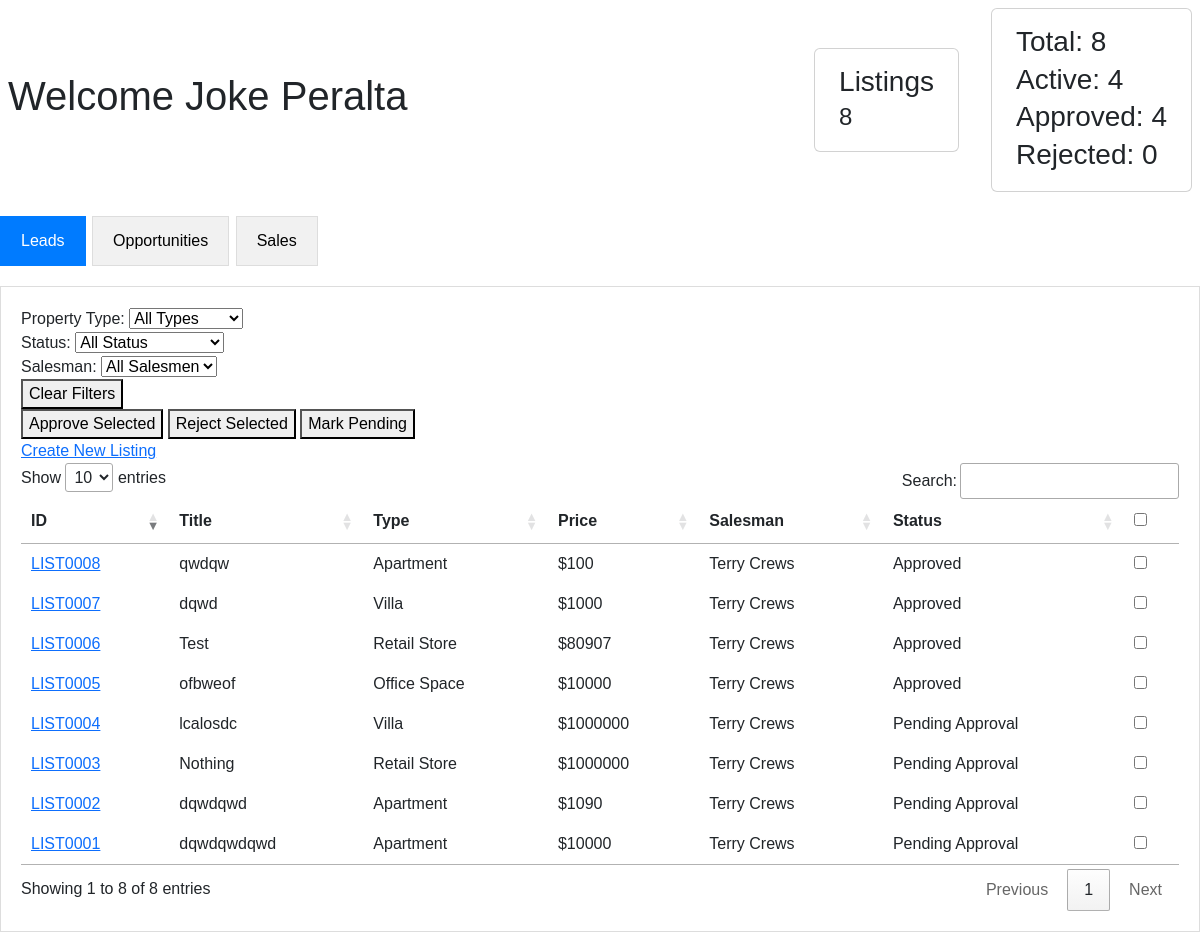
The page /dashboard/manager/ (signed in) on the database as committed earlier.
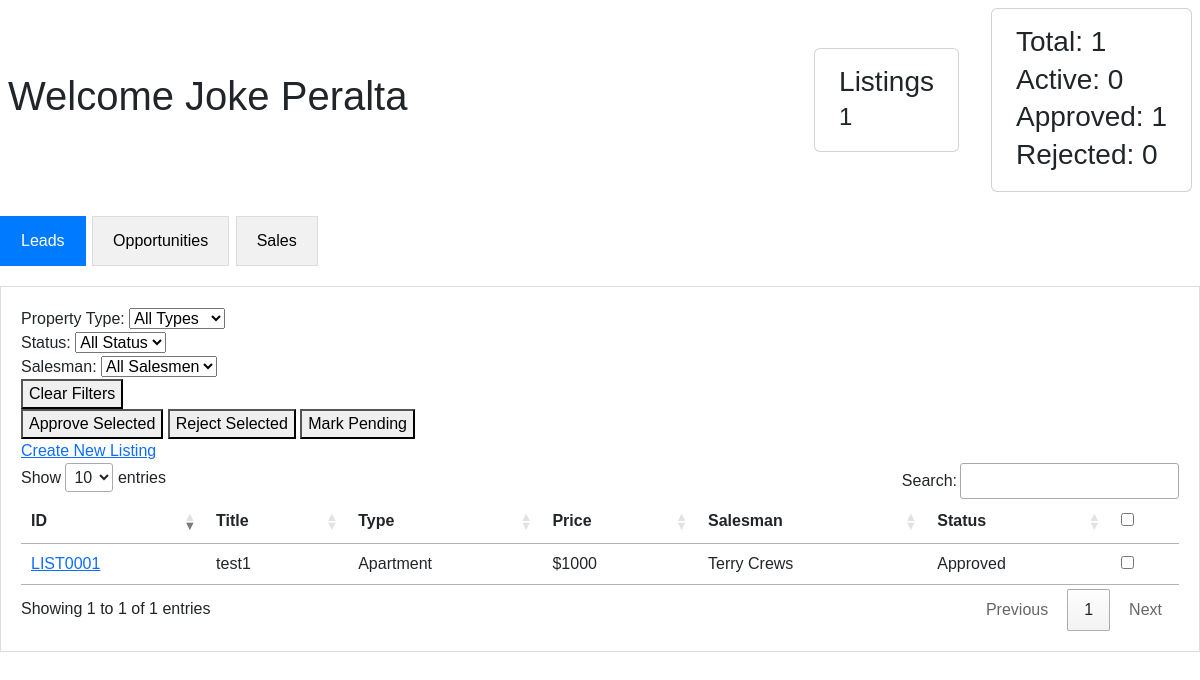
The same page on the database as committed later.
### inventory/models.py (models this page shows, shortened)
class Listing(models.Model):
    class typeChoices(models.TextChoices):
        VILLA = "Villa", "Villa"
        APARTMENT = "Apartment", "Apartment"
        WAREHOUSE = "Warehouse", "Warehouse"
        RETAIL_STORE = "Retail", "Retail Store"
        OFFICE_SPACE = "Office", "Office Space"
    class leadStatusChoices(models.TextChoices):
        PENDING = "Pending", "Pending Approval"
        REJECTED = "Rejected", "Rejected"
        APPROVED = "Approved", "Approved"
    class oppStatusChoices(models.TextChoices):
        PROSPECTING = "Prospecting", "Prospecting"
        NEGOTIATING = "Negotiating", "Negotiating"
        PENDING = "Pending", "Pending Approval"
        REJECTED = "Rejected", "Rejected"
        APPROVED = "Approved", "Approved"
    class saleStatusChoices(models.TextChoices):
        PROCESSING = "Processing", "Processing"
        CLOSED_WON = "ClosedW", "Closed Won"
        CLOSED_LOST = "ClosedL", "Closed Lost"
    id = models.CharField(max_length=10, primary_key=True)
    branch  = models.ForeignKey(
        'org.Branch',
        on_delete=models.CASCADE,
        related_name='listings'
    )
    type = models.TextField(
        choices=typeChoices.choices,
        default=typeChoices.APARTMENT)
    proposed_price = models.DecimalField(max_digits=12, decimal_places=2)
    title = models.CharField(max_length=200)
    address = models.TextField()
    city = models.CharField(max_length=100)
    lead_status = models.TextField(
        choices=leadStatusChoices.choices,
        default=leadStatusChoices.PENDING
    )
    lead_approved_by = models.ForeignKey(
        'accounts.User',
        on_delete=models.SET_NULL,
        null=True,
        blank=True,
        related_name='approved_leads'
    )
    lead_approved_at = models.DateTimeField(null=True, blank=True)
    opp_status = models.TextField(
        choices=oppStatusChoices.choices,
        default=oppStatusChoices.PENDING,
        null=True, blank=True
    )
    opp_approved_by = models.ForeignKey(
        'accounts.User',
        on_delete=models.SET_NULL,
        null=True,
        blank=True,
        related_name='approved_opportunities'
    )
    opp_approved_at = models.DateTimeField(null=True, blank=True)
    opp_price = models.DecimalField(max_digits=12, decimal_places=2, null=True, blank=True)
    sale_status = models.TextField(
        choices=saleStatusChoices.choices,
        default=saleStatusChoices.PROCESSING,
        null=True, blank=True
    )
    sale_closed_at = models.DateTimeField(null=True, blank=True)
    sale_price = models.DecimalField(max_digits=12, decimal_places=2, null=True, blank=True)
    created_at = models.DateTimeField(auto_now_add=True)
    updated_at = models.DateTimeField(auto_now=True)
    is_active = models.BooleanField(default=True)
    assigned_salesman = models.ForeignKey(
        'accounts.User',
        on_delete=models.SET_NULL,
        null=True,
        blank=True,
        related_name='assigned_salesmen',
        limit_choices_to={'role': 'Salesman'},
    )
    comments = models.CharField(null=True, max_length=100, blank=True)

### accounts/models.py (models this page shows, shortened)
class User(AbstractUser):
    class Role(models.TextChoices):
        CEO = "CEO", "CEO",
        MANAGER = "Manager", "Manager",
        SALESMAN = "Salesman", "Salesman"
    role = models.CharField(
        max_length=20,
        choices=Role.choices,
        default=Role.SALESMAN
    )
    branch = models.ForeignKey(
        'org.Branch',
        on_delete=models.SET_NULL,
        null=True,
        blank=True,
        related_name='users'
    )

### dashboards/views.py (the view, shortened to what this page needs)
# urls.py: path('manager/', views.manager_dashboard, name='manager_dashboard'),
@login_required
@user_passes_test(is_manager)
def manager_dashboard(request):
    listings = listings_visible_to(request.user)
    lead_count = listings.filter(
        Q(lead_status=Listing.leadStatusChoices.PENDING) |
        Q(lead_status=Listing.leadStatusChoices.APPROVED) |
        Q(lead_status=Listing.leadStatusChoices.REJECTED)).count()
    lead_active_count = listings.filter(lead_status=Listing.leadStatusChoices.PENDING).count()
    lead_approved_count = listings.filter(lead_status=Listing.leadStatusChoices.APPROVED).count()
    lead_rejected_count = listings.filter(lead_status=Listing.leadStatusChoices.REJECTED).count()
    opp_count = listings.filter(
        Q(opp_status=Listing.oppStatusChoices.PENDING) |
        Q(opp_status=Listing.oppStatusChoices.PROSPECTING) |
        Q(opp_status=Listing.oppStatusChoices.NEGOTIATING) |
        Q(opp_status=Listing.oppStatusChoices.APPROVED) |
        Q(opp_status=Listing.oppStatusChoices.REJECTED)).count()
    opp_active_count = listings.filter(
        Q(opp_status=Listing.oppStatusChoices.PENDING) |
        Q(opp_status=Listing.oppStatusChoices.PROSPECTING) |
        Q(opp_status=Listing.oppStatusChoices.NEGOTIATING)).count()
    opp_approved_count = listings.filter(opp_status=Listing.oppStatusChoices.APPROVED).count()
    opp_rejected_count = listings.filter(opp_status=Listing.oppStatusChoices.REJECTED).count()
    sale_count = listings.filter(
        Q(sale_status=Listing.saleStatusChoices.PROCESSING) |
        Q(sale_status=Listing.saleStatusChoices.CLOSED_WON) |
        Q(sale_status=Listing.saleStatusChoices.CLOSED_LOST)).count()
    sale_active_count = listings.filter(sale_status=Listing.saleStatusChoices.PROCESSING).count()
    sale_won_count = listings.filter(sale_status=Listing.saleStatusChoices.CLOSED_WON).count()
    sale_lost_count = listings.filter(sale_status=Listing.saleStatusChoices.CLOSED_LOST).count()
    stage = request.POST.get('stage', 'lead')
    context = {
        'listings': listings,
        'lead_count': lead_count,
        'lead_active_count': lead_active_count,
        'lead_approved_count': lead_approved_count,
        'lead_rejected_count': lead_rejected_count,
        'opp_count': opp_count,
        'opp_active_count': opp_active_count,
        'opp_approved_count': opp_approved_count,
        'opp_rejected_count': opp_rejected_count,
        'sale_count': sale_count,
        'sale_active_count': sale_active_count,
        'sale_won_count': sale_won_count,
        'sale_lost_count': sale_lost_count,
        'stage': stage
    }
    return render(request, 'dashboards/manager_dashboard.html', context)

### dashboards/views.py (called while the page is built)
def is_manager(user):
    return user.groups.filter(name='Manager').exists()

### inventory/views.py (called while the page is built)
def listings_visible_to(user):
    if not user.is_authenticated:
        return Listing.objects.none()
    if user.role == 'Salesman':
        return Listing.objects.filter(
            branch=user.branch,
            assigned_salesman=user
        )
    elif user.role == 'Manager':
        return Listing.objects.filter(branch=user.branch)
    elif user.role == 'CEO':
        return Listing.objects.all()
    return Listing.objects.none()

### dashboards/templates/dashboards/manager_dashboard.html (shortened to what this page needs)
{% extends 'dashboards/base_dashboard.html' %}
{% block content %}
{{ block.super }}
<div id="lead" class="tabcontent" style="display: block;">
    <form method="post" id="batch-form-leads">
        <div>
            <div>
                <label>Property Type:</label>
                <select id="typeFilterLeads">
                    <option value="">All Types</option>
                </select>
            </div>
            <div>
                <label>Status:</label>
                <select id="statusFilterLeads">
                    <option value="">All Status</option>
                </select>
            </div>
            <div>
                <label>Salesman:</label>
                <select id="salesmanFilterLeads">
                    <option value="">All Salesmen</option>
                </select>
            </div>
            <div>
                <button type="button" id="clearFiltersLeads">Clear Filters</button>
            </div>
        </div>
        <div>
            <div>
                <button type="button" onclick="setAction('approve','leads')">
                    Approve Selected
                </button>
                <button type="button" onclick="setAction('reject','leads')">
                    Reject Selected
                </button>
                <button type="button" onclick="setAction('pending','leads')">
                    Mark Pending
                </button>
                {% if perms.inventory.add_listing %}
                <div>
                    <a href="{% url 'inventory:listing_create_manager' %}">
                        Create New Listing
                    </a>
                </div>
                {% endif %}
            </div>
        </div>
        <div>
            {% if listings %}
            <table id="manager-leads-table">
                <thead>
                    <tr>
                        <th>ID</th>
                        <th>Title</th>
                        <th>Type</th>
                        <th>Price</th>
                        <th>Salesman</th>
                        <th>Status</th>
                        <th><input type="checkbox" id="select_all" onchange="toggleSelectAll(this)"> </th>
                    </tr>
                </thead>
                <tbody>
                    {% for listing in listings %}
                    <tr>
                        <td>
                            <a href="{% url 'inventory:listing_detail' listing.pk %}">
                                {{ listing.id }}
                            </a>
                        </td>
                        <td>{{ listing.title }}</td>
                        <td>{{ listing.get_type_display }}</td>
                        <td>${{ listing.proposed_price|floatformat:0 }}</td>
                        <td>{{ listing.assigned_salesman.get_full_name|default:listing.assigned_salesman.username|default:"—" }}</td>
                        <td>
                            <span>
                                {{ listing.get_lead_status_display }}
                            </span>
                        </td>
                        <td>
                            <input type="checkbox" name="listing_ids" value="{{ listing.id }}" class="listing-checkbox">
                        </td>
                    </tr>
                    {% endfor %}
                </tbody>
            </table>
            {% else %}
            <p>No listings found.</p>
            {% endif %}
        </div>
    </form>
</div>
{% endblock %}

### dashboards/templates/dashboards/base_dashboard.html (shortened to what this page needs)
{% extends 'base.html' %}
{% block content %}
<div class="d-flex align-items-center gap-4 mb-4">
    <h1 class="flex-grow-1 mb-0 ms-2">Welcome {{ user.get_full_name }}</h1>
    <div class="card flex-shrink-1 mt-2 me-2">
        <div class="card-body py-3 px-4">
            <h3 class="card-title mb-1">Listings</h3>
            <h4 class="mb-1">{{ listings|length }}</h4>
        </div>
    </div>
    <div class="stats-group" id="stats-lead">
        <div class="card flex-shrink-1 mt-2 me-2">
            <div class="card-body py-3 px-4">
                <h3 class="card-title mb-1">Total: {{ lead_count }}</h3>
                <h3 class="card-title mb-1">Active: {{ lead_active_count }}</h3>
                <h3 class="card-title mb-1">Approved: {{ lead_approved_count }}</h3>
                <h3 class="card-title mb-1">Rejected: {{ lead_rejected_count }}</h3>
            </div>
        </div>
    </div>
</div>
<div class="menu">
    <button class="tablinks" onclick="switchTab(event, 'lead')">Leads</button>
    <button class="tablinks" onclick="switchTab(event, 'opportunity')">Opportunities</button>
    <button class="tablinks" onclick="switchTab(event, 'sale')">Sales</button>
</div>
{% endblock %}

Rows that differ between the two databases and show on the page:
removed Listing: id "LIST0002", title "dqwdqwd", type "Apartment", proposed_price "1090", assigned_salesman.get_full_name "Terry Crews", lead_status "Pending Approval"
removed Listing: id "LIST0003", title "Nothing", type "Retail Store", proposed_price "1000000", assigned_salesman.get_full_name "Terry Crews", lead_status "Pending Approval"
removed Listing: id "LIST0004", title "lcalosdc", type "Villa", proposed_price "1000000", assigned_salesman.get_full_name "Terry Crews", lead_status "Pending Approval"
removed Listing: id "LIST0005", title "ofbweof", type "Office Space", proposed_price "10000", assigned_salesman.get_full_name "Terry Crews", lead_status "Approved"
removed Listing: id "LIST0006", title "Test", type "Retail Store", proposed_price "80907", assigned_salesman.get_full_name "Terry Crews", lead_status "Approved"
removed Listing: id "LIST0007", title "dqwd", type "Villa", proposed_price "1000", assigned_salesman.get_full_name "Terry Crews", lead_status "Approved"
removed Listing: id "LIST0008", title "qwdqw", type "Apartment", proposed_price "100", assigned_salesman.get_full_name "Terry Crews", lead_status "Approved"
changed Listing "LIST0001": title "dqwdqwdqwd" → "test1"; proposed_price "10000" → "1000"; lead_status "Pending Approval" → "Approved"
Other text that changed with them:
{{ listings|length }}: "8" → "1"
{{ lead_count }}: "8" → "1"
{{ lead_active_count }}: "4" → "0"
{{ lead_approved_count }}: "4" → "1"
text written by a page script: "Show entries Search: Showing 1 to 8 of 8 entries Previous 1 Next" → "Show entries Search: Showing 1 to 1 of 1 entries Previous 1 Next"
